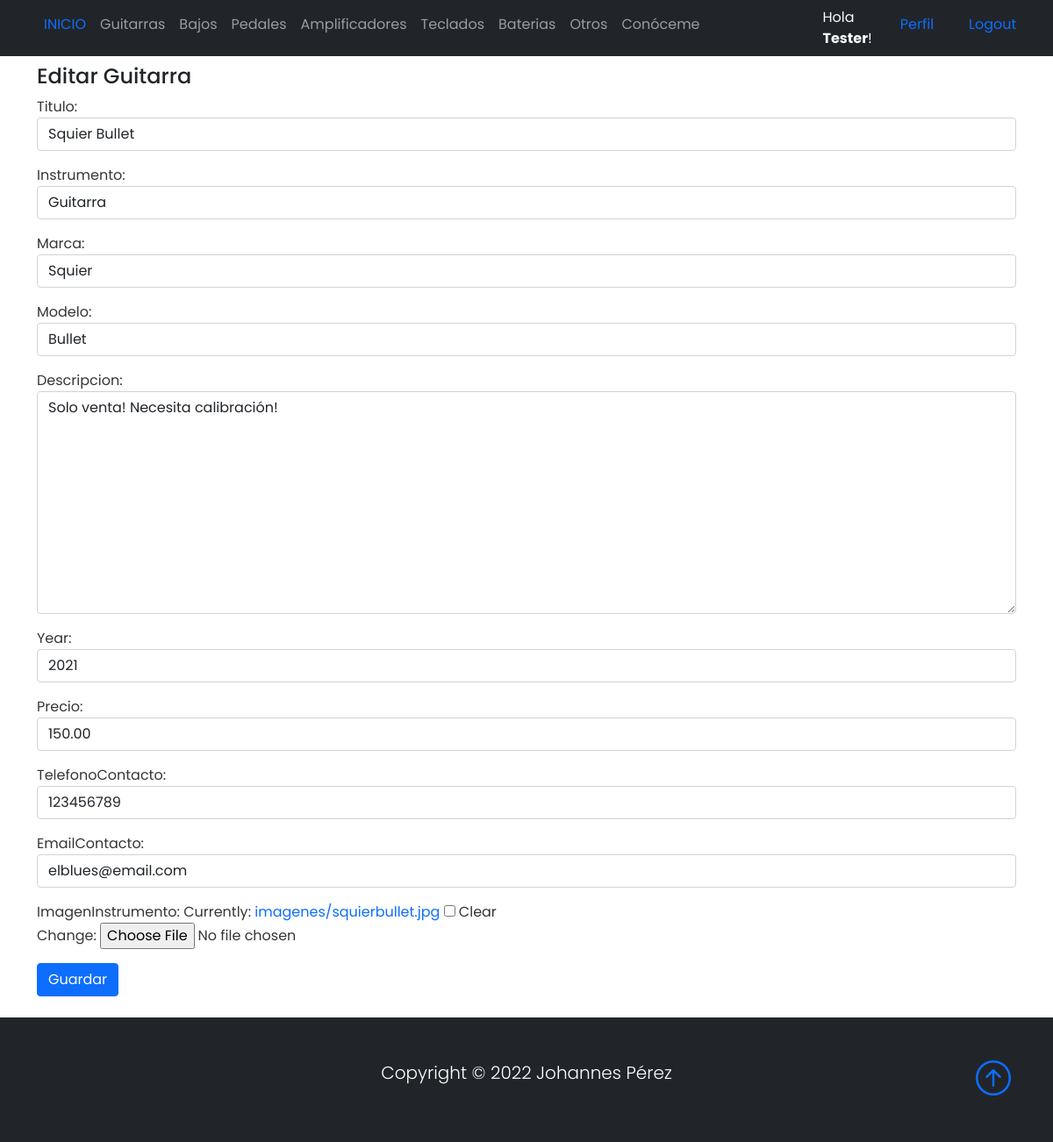
/guitarraEdicion/49/ (signed in), run on the app's committed database.
### Base/models.py (models this page shows, shortened)
class Instrumento(models.Model):
    instrumentoSeleccion = (
    ('guitarra','Guitarra'),
    ('bajo', 'Bajo'),
    ('pedal','Pedal'),
    ('bateria','Bateria'),
    ('teclado','Teclado'),
    ('amplificador','Amplificador'),
    ('otro', 'Otro'),
    )
    usuario = models.ForeignKey(User, on_delete=models.CASCADE, null=True, blank=True)
    titulo = models.CharField(max_length=200)
    instrumento = models.CharField(max_length=15, choices=instrumentoSeleccion, default='guitarra')
    marca = models.CharField(max_length=40)
    modelo = models.CharField(max_length=40)
    descripcion = models.TextField(null=True, blank=True)
    year = models.IntegerField()
    precio = models.DecimalField(max_digits=10, decimal_places=2)
    fechaPublicacion = models.DateTimeField(auto_now_add=True)
    telefonoContacto = models.IntegerField()
    emailContacto = models.EmailField()
    imagenInstrumento = models.ImageField(null=True, blank=True, upload_to="imagenes/")
    class Meta:
        ordering = ['usuario', '-fechaPublicacion']

### Base/views.py (the view)
# urls.py: path('guitarraEdicion/<int:pk>/', GuitarraUpdate.as_view(), name='guitarra_editar'),
class GuitarraUpdate(LoginRequiredMixin, UpdateView):
    model = Instrumento
    form_class = ActualizacionInstrumento
    success_url = reverse_lazy('guitarras')
    context_object_name = 'guitarra'
    template_name = 'Base/guitarraEdicion.html'

### Base/forms.py
class ActualizacionInstrumento(forms.ModelForm):
    class Meta:
        model = Instrumento
        fields = ('titulo', 'instrumento', 'marca', 'modelo', 'descripcion', 'year', 'precio', 'telefonoContacto', 'emailContacto', 'imagenInstrumento')
        widgets = {
            'titulo' : forms.TextInput(attrs={'class': 'form-control'}),
            'instrumento' : forms.Select(attrs={'class': 'form-control'}),
            'marca' : forms.TextInput(attrs={'class': 'form-control'}),
            'modelo' : forms.TextInput(attrs={'class': 'form-control'}),
            'descripcion' : forms.Textarea(attrs={'class': 'form-control'}),
            'year' : forms.TextInput(attrs={'class': 'form-control'}),
            'precio' : forms.TextInput(attrs={'class': 'form-control'}),
            'telefonoContacto' : forms.TextInput(attrs={'class': 'form-control'}),
            'emailContacto' : forms.TextInput(attrs={'class': 'form-control'}),
        }

### Base/templates/Base/guitarraEdicion.html
{% extends 'Base/home.html' %}
{% block content %}
<br>
<br>
{% if user.id == guitarra.usuario.id %}
<div class="container">
    <h4>Editar Guitarra</h4>
</div>
<div class="container">
    <div class="form-group">
        <form method="post" enctype="multipart/form-data">{% csrf_token %}
            {{ form.as_p }}
            <button type="submit" class="btn btn-primary">Guardar</button>
        </form>
    </div>
</div>
<br>
{% else %}
<div class="container">
<h4>No tienes acceso a esta pagina!</h4>
</div>
{% endif %}
{% endblock %}

### Base/templates/Base/home.html (shortened to what this page needs)
{% load static %}
<!DOCTYPE html>
<html lang="en">
<head>
    <link href="https://cdn.jsdelivr.net/npm/bootstrap@5.0.2/dist/css/bootstrap.min.css" rel="stylesheet"
>
    <link rel="stylesheet" href="https://cdn.jsdelivr.net/npm/bootstrap-icons@1.3.0/font/bootstrap-icons.css">
    <link rel="stylesheet" type="text/css" href="{% static 'style.css' %}">
</head>
<body>
    <nav class="navbar navbar-expand-sm bg-dark navbar-dark py-2 fixed-top">
      <div class="container">
            <div class="collapse navbar-collapse" id="navmenu">
              <ul class="navbar-nav mr-auto">
                <li class="nav-item">
                  <a class="nav-link" href="{% url 'home' %}"><span class="text-primary">INICIO</span></a>
                </li>
                <li class="nav-item">
                  <a class="nav-link" href="{% url 'guitarras' %}">Guitarras</a>
                </li>
                <li class="nav-item">
                  <a class="nav-link" href="{% url 'bajos' %}">Bajos</a>
                </li>
                <li class="nav-item">
                  <a class="nav-link" href="{% url 'pedales' %}">Pedales</a>
                </li>
                <li class="nav-item">
                  <a class="nav-link" href="{% url 'amplificadores' %}">Amplificadores</a>
                </li>
                <li class="nav-item">
                  <a class="nav-link" href="{% url 'teclados' %}">Teclados</a>
                </li>
                <li class="nav-item">
                  <a class="nav-link" href="{% url 'baterias' %}">Baterias</a>
                </li>
                <li class="nav-item">
                  <a class="nav-link" href="{% url 'otros' %}">Otros</a>
                </li>
                <li class="nav-item">
                  <a class="nav-link" href="{% url 'acerca_de_mi' %}">Conóceme</a>
                </li>
                <div class="container"></div>
                <div class="container"></div>
                <div class="container"></div>
                <div class="container"></div>
                <div class="container"></div>
                {% if request.user.is_authenticated %}
                <div class="container">
                <li class="nav-item">
                  <span class="text-light"> Hola <strong>{{request.user.first_name}}</strong>!</span>
                </li>
                </div>
                <div class="container">
                <li class="nav-item">
                  <a class="nav-link" href="{% url 'editar_perfil' %}"><span class="text-primary">Perfil</span></a>
                </li>
                </div>
                <div class="container">
                <li class="nav-item">
                  <a class="nav-link" href="{% url 'logout' %}"><span class="text-primary">Logout</span></a>
                </li>
                </div>
              {% endif %}
           </ul>
          </div>
      </div>
  </nav>
      {% block content %}{% endblock %}
  <footer class="p-5 bg-dark text-white text-center position-relative">
      <div class="container">
          <p class="lead text-white">Copyright &copy; 2022 Johannes Pérez</p>
          <a href="" class="position-absolute bottom-0 end-0 p-5">
              <i class="bi bi-arrow-up-circle h1"></i>
          </a>
      </div>
  </footer>
</body>
</html>

### Base/static/style.css (style rules this page uses)
body { background-color: white; font-family: 'Poppins', 'Nunito', sans-serif; padding-top: 25px; }
a { text-decoration: none; }
li { text-decoration: none; }
p { color: #363636; }

### data on the page
Instrumento: titulo "Squier Bullet", instrumento "Guitarra", marca "Squier", modelo "Bullet", descripcion "Solo venta! Necesita calibración!", year "2021", precio "150.00", telefonoContacto "123456789", emailContacto "elblues@email.com"

### other printed values
{{ request.user.first_name }} "Tester"
